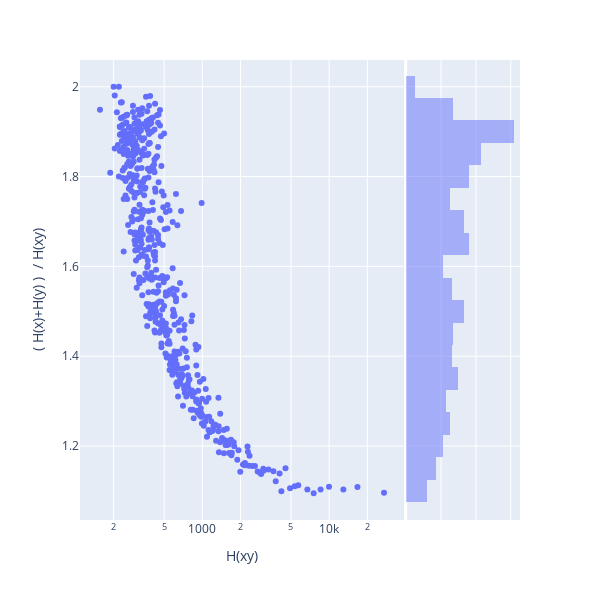

Notebook code cell kept with this figure:
### Code cell
x = []
y = []
for i, (c1,c2,dist,n) in enumerate(linkage):
    y.append(( C(*clusters[int(c2)]) + C(*clusters[int(c1)]) ) / C(*(clusters[int(c1)] + clusters[int(c2)])) )
    x.append( C(*(clusters[int(c1)] + clusters[int(c2)])) )
import plotly.express as px
px.scatter(x=x, y=y, labels=dict(x="H(xy)", y="( H(x)+H(y) )  / H(xy) "), width=600, height=600, log_x=True, marginal_y="histogram")

### Figure 1 — Plotly figure (JSON) as saved in the notebook; plotly's stock layout.template omitted (floating-point values rounded to 4 significant figures; data arrays with more than 128 entries replaced by an {"elided": "..."} marker saying what was removed)
{"data": [{"hovertemplate": "H(xy)=%{x}<br>( H(x)+H(y) )  / H(xy) =%{y}<extra></extra>", "legendgroup": "", "marker": {"color": "#636efa", "symbol": "circle"}, "mode": "markers", "name": "", "orientation": "v", "showlegend": false, "type": "scatter", "x": {"elided": "528 int values"}, "xaxis": "x", "y": {"elided": "528 float values"}, "yaxis": "y"}, {"alignmentgroup": "True", "bingroup": "y", "hovertemplate": "( H(x)+H(y) )  / H(xy) =%{y}<br>count=%{x}<extra></extra>", "legendgroup": "", "marker": {"color": "#636efa"}, "name": "", "offsetgroup": "", "opacity": 0.5, "showlegend": false, "type": "histogram", "xaxis": "x2", "y": {"elided": "528 float values"}, "yaxis": "y2"}], "layout": {"barmode": "overlay", "height": 600, "legend": {"tracegroupgap": 0}, "margin": {"t": 60}, "width": 600, "xaxis": {"anchor": "y", "autorange": true, "domain": [0, 0.7363], "range": [2.036, 4.59], "title": {"text": "H(xy)"}, "type": "log"}, "xaxis2": {"anchor": "y2", "autorange": true, "domain": [0.7413, 1], "matches": "x2", "range": [0, 65.26], "showgrid": true, "showline": false, "showticklabels": false, "ticks": ""}, "yaxis": {"anchor": "x", "autorange": true, "domain": [0, 1], "range": [1.035, 2.06], "title": {"text": "( H(x)+H(y) )  / H(xy) "}, "type": "linear"}, "yaxis2": {"anchor": "x2", "autorange": true, "domain": [0, 1], "matches": "y", "range": [1.035, 2.06], "showgrid": true, "showticklabels": false, "type": "linear"}}}
